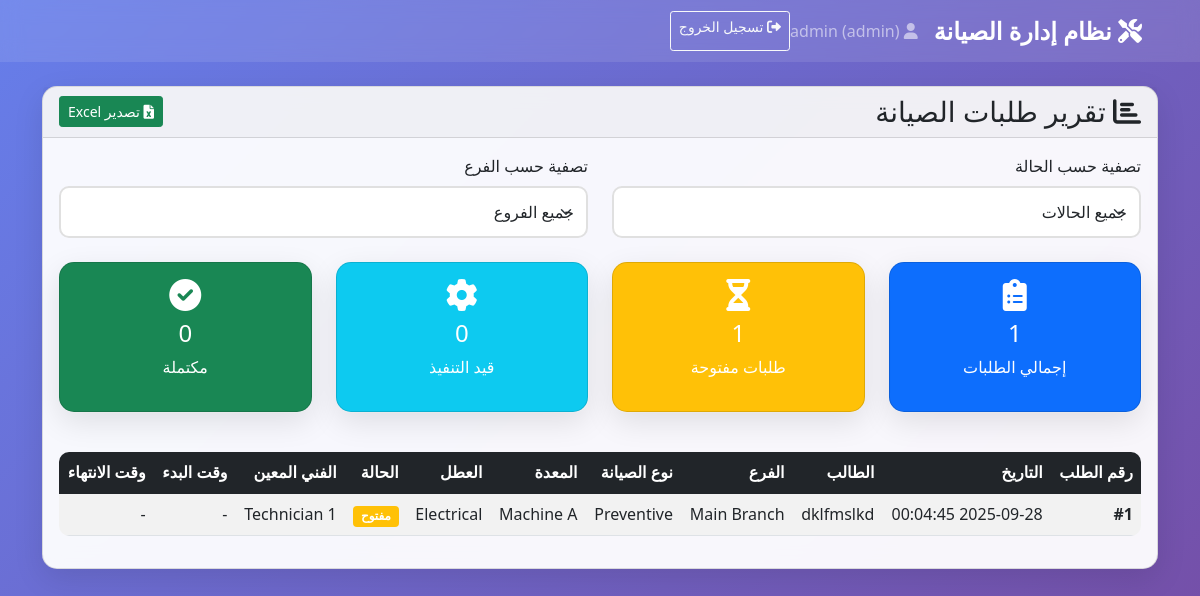
The page /report (signed in) on the database as committed earlier.
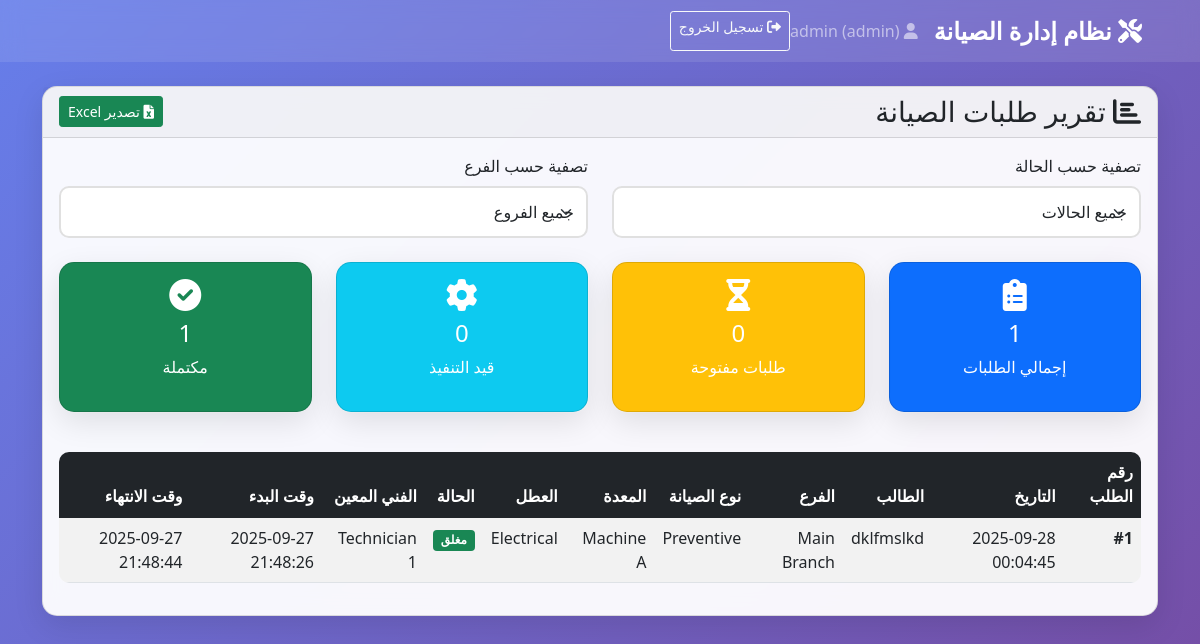
The same page on the database as committed later.
### tables this page shows
CREATE TABLE MaintenanceRequests (
                request_id INTEGER PRIMARY KEY AUTOINCREMENT,
                request_date TEXT NOT NULL,
                requester_name TEXT NOT NULL,
                phone_number TEXT NOT NULL,
                branch TEXT NOT NULL,
                maintenance_type TEXT NOT NULL,
                equipment_name TEXT NOT NULL,
                fault_type TEXT NOT NULL,
                notes TEXT,
                assigned_technician TEXT,
                status TEXT NOT NULL DEFAULT 'open',
                start_time TEXT,
                end_time TEXT
            );

### web_app.py (the view)
@app.route('/report')
def report():
    if 'user_role' not in session or session['user_role'] not in ['engineer', 'admin']:
        flash('غير مصرح لك بالوصول إلى هذه الصفحة', 'error')
        return redirect(url_for('index'))
    requests = get_requests()
    return render_template('report.html', requests=requests)

### web_app.py (called while the page is built)
def execute_query(query, params=(), fetch=False, many=False):
    conn = sqlite3.connect(DB_PATH)
    cursor = conn.cursor()
    try:
        if many:
            cursor.executemany(query, params)
        else:
            cursor.execute(query, params)
        conn.commit()
        if fetch:
            return cursor.fetchall()
        return cursor.lastrowid
    except sqlite3.Error as e:
        print("DB error:", e)
        return None
    finally:
        conn.close()

def get_requests():
    return execute_query("SELECT * FROM MaintenanceRequests", fetch=True) or []

### templates/report.html (shortened to what the changed rows need)
{% extends "base.html" %}
{% block content %}
<div class="card">
    <div class="card-body">
        <div class="row mb-4">
            <div class="col-md-3 col-sm-6 mb-3">
                <div class="card bg-warning text-white">
                    <div class="card-body text-center">
                        <i class="fas fa-hourglass-half fa-2x mb-2"></i>
                        <h4 id="open-count">{{ requests|selectattr('10', 'equalto', 'open')|list|length }}</h4>
                        <p>طلبات مفتوحة</p>
                    </div>
                </div>
            </div>
            <div class="col-md-3 col-sm-6 mb-3">
                <div class="card bg-success text-white">
                    <div class="card-body text-center">
                        <i class="fas fa-check-circle fa-2x mb-2"></i>
                        <h4 id="closed-count">{{ requests|selectattr('10', 'equalto', 'closed')|list|length }}</h4>
                        <p>مكتملة</p>
                    </div>
                </div>
            </div>
        </div>
        {% if requests %}
        <div class="table-responsive">
            <table class="table table-striped table-hover" id="requestsTable">
                <thead class="table-dark">
                    <tr>
                        <th>رقم الطلب</th>
                        <th>التاريخ</th>
                        <th>الطالب</th>
                        <th>الفرع</th>
                        <th>نوع الصيانة</th>
                        <th>المعدة</th>
                        <th>العطل</th>
                        <th>الحالة</th>
                        <th>الفني المعين</th>
                        <th>وقت البدء</th>
                        <th>وقت الانتهاء</th>
                    </tr>
                </thead>
                <tbody>
                    {% for request in requests %}
                    <tr data-status="{{ request[10] }}" data-branch="{{ request[4] }}">
                        <td><strong>#{{ request[0] }}</strong></td>
                        <td>{{ request[1] }}</td>
                        <td>{{ request[2] }}</td>
                        <td>{{ request[4] }}</td>
                        <td>{{ request[5] }}</td>
                        <td>{{ request[6] }}</td>
                        <td>{{ request[7] }}</td>
                        <td>
                            {% if request[10] == 'open' %}
                                <span class="badge bg-warning">مفتوح</span>
                            {% elif request[10] == 'in_progress' %}
                                <span class="badge bg-info">قيد التنفيذ</span>
                            {% elif request[10] == 'waiting' %}
                                <span class="badge bg-secondary">انتظار</span>
                            {% elif request[10] == 'closed' %}
                                <span class="badge bg-success">مغلق</span>
                            {% else %}
                                <span class="badge bg-light text-dark">{{ request[10] }}</span>
                            {% endif %}
                        </td>
                        <td>{{ request[9] or 'غير معين' }}</td>
                        <td>{{ request[11] or '-' }}</td>
                        <td>{{ request[12] or '-' }}</td>
                    </tr>
                    {% endfor %}
                </tbody>
            </table>
        </div>
        {% else %}
        <div class="text-center py-5">
            <i class="fas fa-chart-bar fa-3x text-muted mb-3"></i>
            <h4 class="text-muted">لا توجد بيانات للتقرير</h4>
            <p class="text-muted">لا توجد طلبات صيانة لعرضها في التقرير.</p>
        </div>
        {% endif %}
    </div>
</div>
{% endblock %}

Rows that differ between the two databases and show on the page:
changed MaintenanceRequests "dklfmslkd": start_time "-" → "2025-09-27 21:48:26"; end_time "-" → "2025-09-27 21:48:44"; status "مفتوح" → "مغلق"
Other text that changed with them:
{{ requests|selectattr('10', 'equalto', 'open')|list|length }}: "1" → "0"
{{ requests|selectattr('10', 'equalto', 'closed')|list|length }}: "0" → "1"
